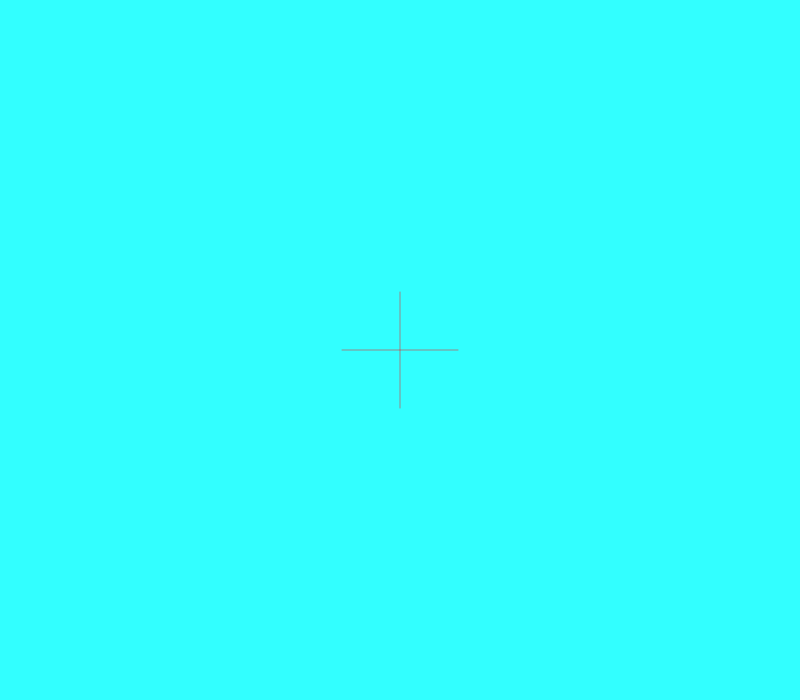
Frame 1 (no input)
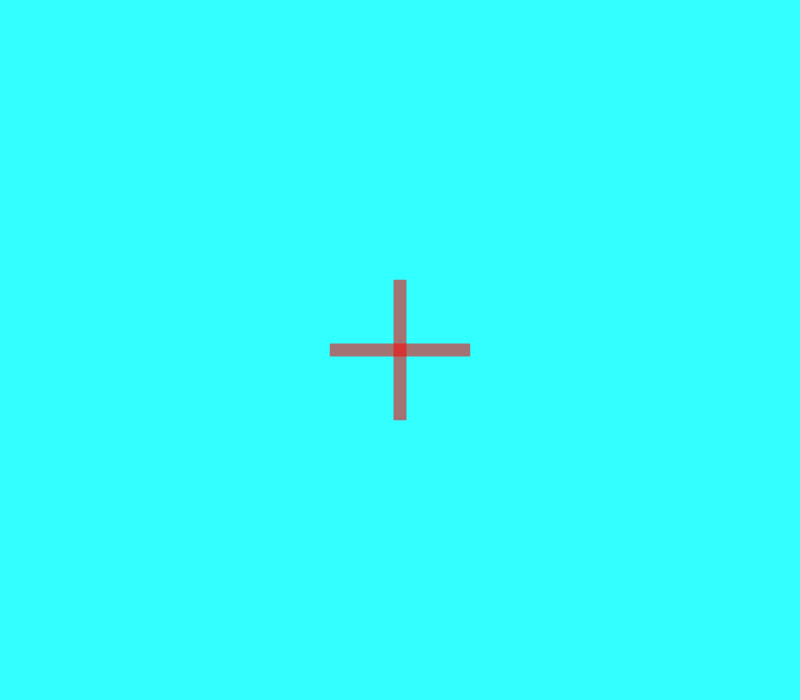
Frame 60 (the mouse pressed at the canvas centre just before this capture)
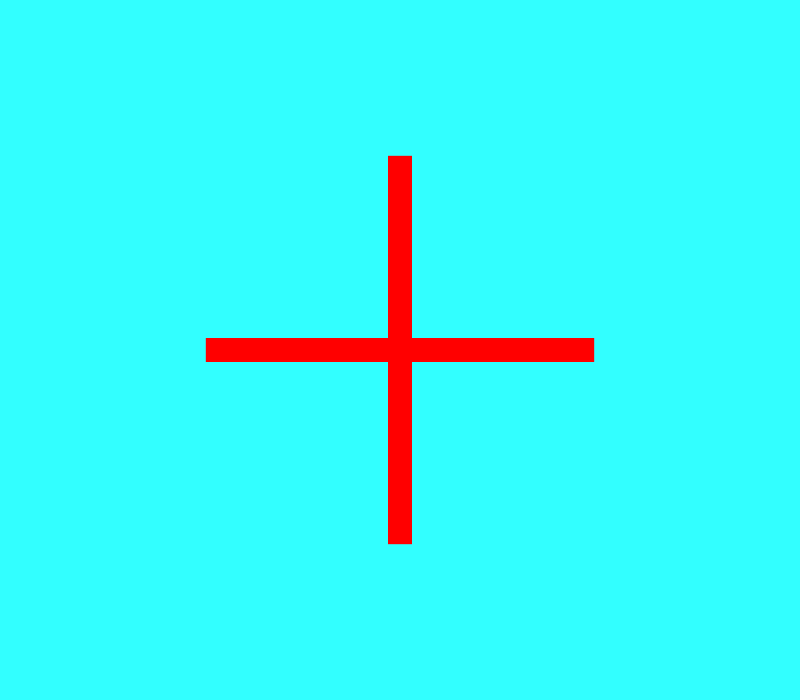
Frame 120 (the mouse held since frame 60 and released just before this capture)

The Processing sketch that drew these frames (run headless with seeded random() and noise(); from frame 60 on, the mouse is pressed at the canvas centre):

// Processing sketch: processing_143340
// ── processing_143340.pde

//Which curve
int mode=0;
int modes=3;
Curve curve;


//possible of intervals
float duration;
int count;
boolean isOn;

//drawing the curve
float x, y,a,b;

void setup() {
  size(800, 700);
  reset();
}

void draw() {
  //establish the reset and counter
  if (isOn) fill(242, 150, 30);
  else fill(255);



  if (count>=duration*0.01) {//is this to make sure the duration is always going?
    duration=calc();
    isOn = !isOn;
    count=0;
    display();//WHAT IS THIS FOR??????
  }
  //Start the counter
  count++;
  //  println("D=" + duration);
  //  println("Y="+ y);
}

void display() {
  x++;
  a++;
  y = height-duration;
  b = height-duration;

  background(50, 255, 255);
  noStroke(); 
  fill(255, 0, 0,b);
  rectMode(CENTER);
  rect(width/2, height/2, x, y);
  rect(width/2, height/2, b, a);
  stroke(0);
  strokeWeight(1);
}

float calc() {
  return map(curve.run(), 0, height, 0, width);
}


void reset() {
  background(50, 255, 255);
  x = 0;

  float t, speed, scale;

  switch(mode) {
  case 0: //COLON HERE!!
    t = 0;
    speed = 1; 
    scale = 80;   
    curve = new Bounce(t, speed, scale);

    break;

  case 1:
    t = 0;
    speed = 0.01; // rate of ascent (pacing)
    scale = 10; // how soon curve ascends (timing)
    curve = new Airplane(t, speed, scale);
    break;

  case 2:
    t = 0;
    speed = 0.002; // how long it takes to get to spike - the smaller the number, the longer it takes
    scale = 200; // sharpness of spike
    curve = new RocketShip(t, speed, scale);
    break;
  }


  println("MODE: " + curve.getClass());
}

void keyPressed() {
  switch(keyCode) {
  case RIGHT:
    mode++;
    break; 
  case LEFT:
    mode--;
    break;
  }

  if (mode >= modes || mode < 0) {
    mode = (modes + mode%modes)%modes;
  }

  reset();
}

class Curve {
  float t, speed, scale;

  Curve( float _t, float _speed, float _scale ) {
    t = _t;
    speed = _speed;
    scale = _scale;
  }

  Curve() { 
  }

  float run() {
    return 0;
  }
}

class Linear extends Curve { 
  Linear(float t, float speed, float scale) {
    super(t, speed, scale);
  }
  float run() {
    t+=speed;
    return t*scale;
  }
}

class Airplane extends Curve {
  Airplane(float t, float speed, float scale) {
    super(t, speed, scale);
  }

  float run() {
    t += speed;
    return pow(scale, t);
  }
}

class RocketShip extends Curve {
  RocketShip(float t, float speed, float scale) {
    super(t, speed, scale);
  }

  float run() {
    t += speed;
    return pow(t, scale);
  }
}

class Logarithmic extends Curve {
  Logarithmic(float t, float speed, float scale) {
    super(t, speed, scale);
  }
  float run() {
    t+=speed;
    return log(t)*scale;
  }
}

class Sigmoid extends Curve {
  Sigmoid(float t, float speed, float scale) {
    super(t, speed, scale);
  }
  float run() {
    t += speed;
    return height/(1+exp(-t));
  }
}

class Bounce extends Curve {
  float a;
  Bounce(float t, float speed, float scale) {
    super(t, speed, scale);
    a = scale*4;
  }
  float run() {
    t+=speed;
    float n = sin(t)*a + a;
    return log(n)*(scale);
  }
}
